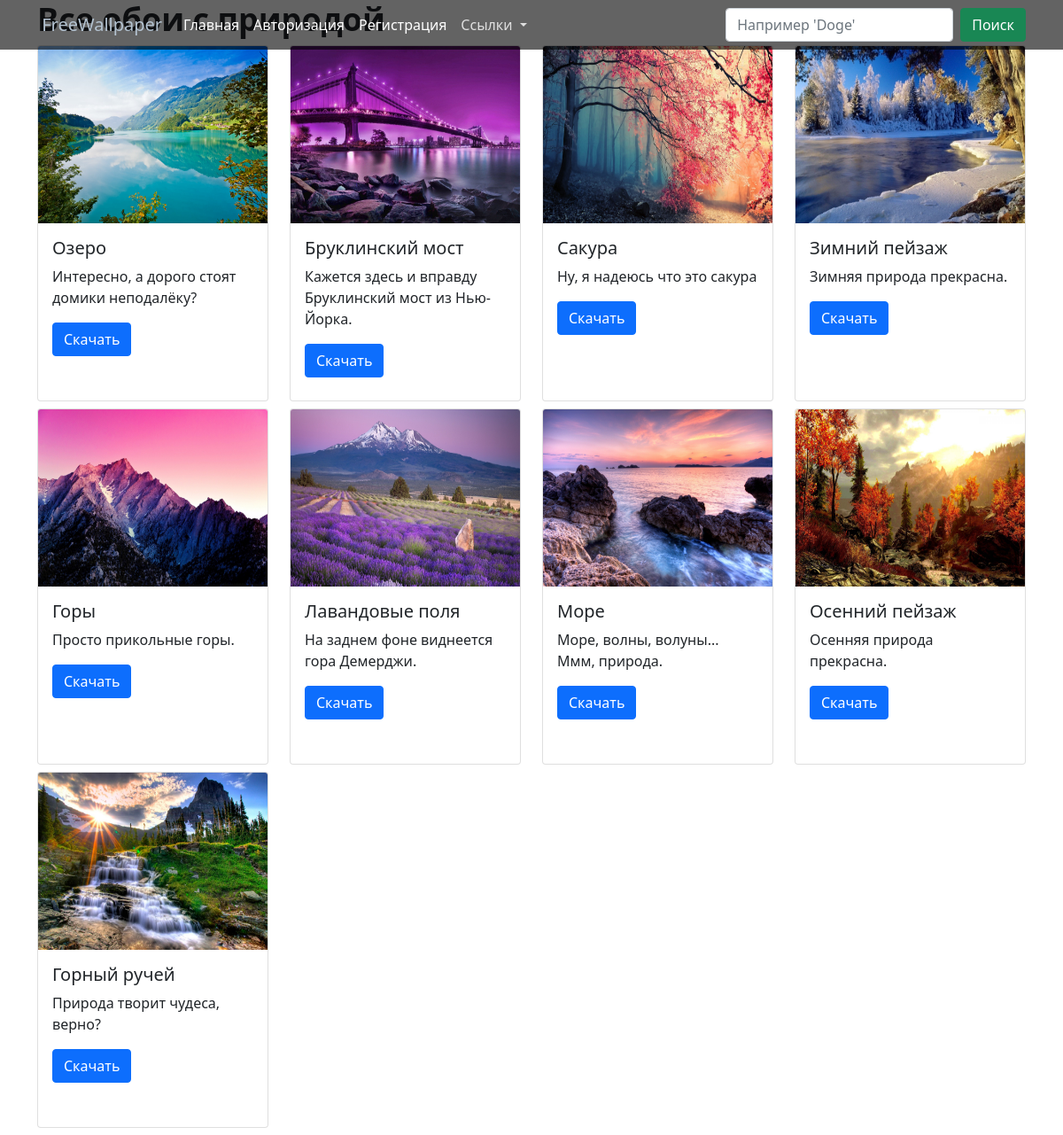
The page /nature on the database its author committed.
### tables this page shows
CREATE TABLE Papers (id INTEGER PRIMARY KEY AUTOINCREMENT, title STRING, content TEXT, kategory STRING, filename STRING);

### main.py (the view)
@app.route('/nature')
def nature():
    conn = sqlite3.connect("WPapers.db")
    c = conn.cursor()
    papers = c.execute("SELECT * FROM Papers ORDER BY id DESC")
    papers = papers.fetchall()
    user = None
    if "user" in session:
        user = session["user"]
    return render_template('nature.html', user=user,  papers=papers)

### templates/nature.html (shortened to what this page needs)
{% extends 'base.html' %}
{% block body %}
<div class="carousel-caption d-none d-md-block">
    <h2>Обои с природой</h2>
</div>
<div class="container popular">
    <h2 class="Heading">Все обои с природой</h2>
    <div class="row">
      {% for w in papers %}
      {% if w[3] == "natureK" %}
      <div class="col-12 col-md-6 col-lg-3 col-xs-12 mb-2">
        <div class="card" style="width: 18rem; height: 22rem;">
            <img src="/static/upload/{{ w[4] }}" class="card-img-top" alt="...">
            <div class="card-body">
              <h5 class="card-title">{{ w[1] }}</h5>
              <p class="card-text">{{ w[2] }}</p>
              <a href="/static/upload/{{ w[4] }}" download class="btn btn-primary">Скачать</a>
            </div>
          </div>
      </div>
      {% endif %}
      {% endfor %}
    </div>
</div>
{% endblock %}

### templates/base.html (shortened to what this page needs)
<!DOCTYPE html>
<html lang="en">
<head>
    <link href="https://cdn.jsdelivr.net/npm/bootstrap@5.0.1/dist/css/bootstrap.min.css" rel="stylesheet"
>
    <link rel="stylesheet" href="https://cdnjs.cloudflare.com/ajax/libs/animate.css/4.1.1/animate.min.css">
    <link rel="stylesheet" type="text/css" href="../static/css/style.css">
</head>
<body>
    <nav class="navbar header navbar-expand-lg navbar-light bg-light">
        <div class="container">
            <a class="navbar-brand animate__animated animate__rubberBand" href="/">
                FreeWallpaper
            </a>
            <div class="collapse navbar-collapse" id="navbarSupportedContent">
                <ul class="navbar-nav me-auto mb-2 mb-lg-0">
                    <li class="nav-item">
                        <a class="nav-link active" aria-current="page" href="/">Главная</a>
                    </li>
                {% if user == None %}
                    <li class="nav-item">
                        <a class="nav-link active" aria-current="page" href="/login">Авторизация</a>
                    </li>
                    <li class="nav-item">
                        <a class="nav-link active" aria-current="page" href="/reg">Регистрация</a>
                    </li>
                {% endif %}
                    <li class="nav-item dropdown">
                        <a class="nav-link dropdown-toggle" href="" id="navbarDropdown" role="button"
                            data-bs-toggle="dropdown" aria-expanded="false">
                            Ссылки
                        </a>
                    </li>
                </ul>
                <form class="d-flex" action="/search" method="POST">
                    <input class="form-control me-2" type="search" placeholder="Например 'Doge'" aria-label="Search" name="search">
                    <button class="btn btn-success" type="submit">Поиск</button>
                </form>
            </div>
        </div>
    </nav>
    {% block body %}{% endblock %}
</body>
</html>

### static/css/style.css (style rules this page uses)
.header { background: #0000009c !important; }
.header .navbar-brand { color: rgb(180, 195, 209); }
.header .nav-link.active { color: white !important; }
.header .nav-link { color: #dfdfdf !important; }
.navbar { position: absolute; top: 0; left: 0; right: 0; z-index: 2; }
.Heading { font-size: 36px; font-weight: 700; }
.popular img { width: 100%; height: 200px !important; }
.popular .card { width: 100% !important; height: auto !important; }
.popular .card-body { height: 200px; }
.carousel-caption { font-weight: 700; }

### rows shown on the page
Papers: filename (picture), title "Озеро", content "Интересно, а дорого стоят домики неподалёку?"
Papers: filename (picture), title "Бруклинский мост", content "Кажется здесь и вправду Бруклинский мост из Нью-Йорка."
Papers: filename (picture), title "Сакура", content "Ну, я надеюсь что это сакура"
Papers: filename (picture), title "Зимний пейзаж", content "Зимняя природа прекрасна."
Papers: filename (picture), title "Горы", content "Просто прикольные горы."
Papers: filename (picture), title "Лавандовые поля", content "На заднем фоне виднеется гора Демерджи."
Papers: filename (picture), title "Море", content "Море, волны, волуны... Ммм, природа."
Papers: filename (picture), title "Осенний пейзаж", content "Осенняя природа прекрасна."
Papers: filename (picture), title "Горный ручей", content "Природа творит чудеса, верно?"
